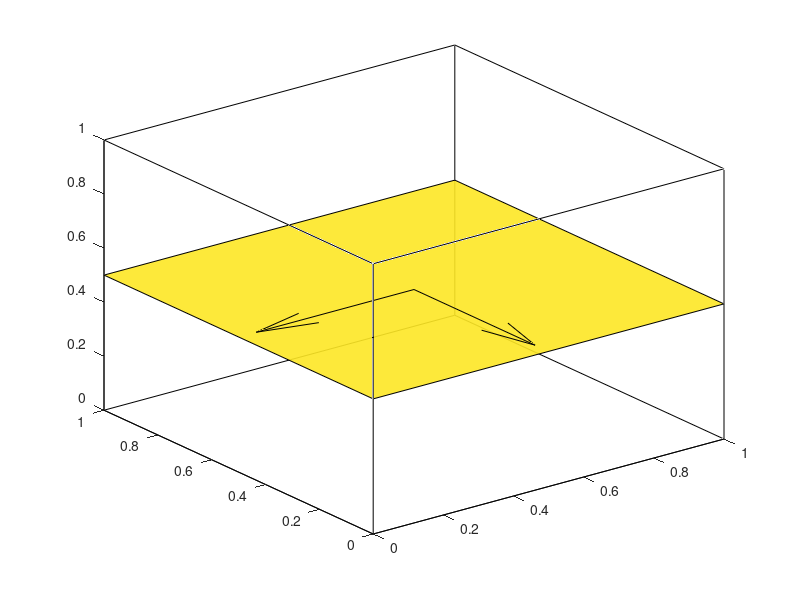

This chart was generated by the following MATLAB code:
x=[0 1 1 0 0 0 1 1 0 0];
y=[0 0 1 1 0 0 0 1 1 0];
z=[0 0 0 0 0 1 1 1 1 1];
plot3(x,y,z,'k')
hold on;
for k=1:3
xp=[x(k+1),x(k+1)];
yp=[y(k+1),y(k+1)];
plot3(xp,yp,[0,1],'k');
end
x=0:1;
y=x;
[x,y]=meshgrid(x,y);
z=0.5*ones(size(x));
hold on
surf(x,y,z,'facealpha',0.9)
hold on
quiver3(0.5,0.5,0.5,-0.5,0,0,'k');
quiver3(0.5,0.5,0.5,0,-0.5,0,'k');